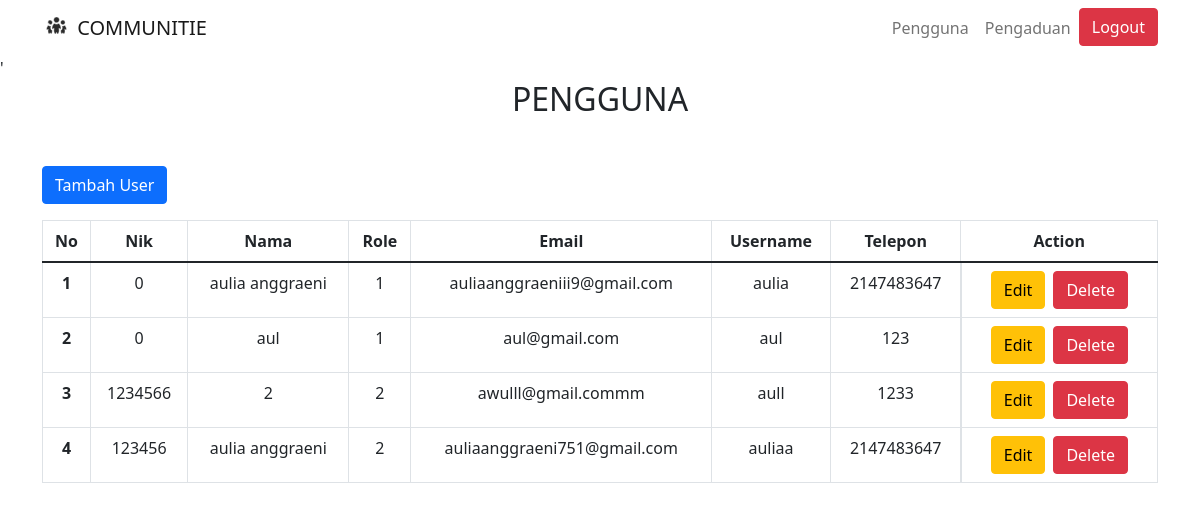
The app's page /view/adm/index.php (signed in) with its own data.
### tables this page shows
CREATE TABLE `users` (
  `id` int(11) NOT NULL,
  `role` int(11) NOT NULL,
  `nik` int(16) NOT NULL,
  `nama` varchar(25) NOT NULL,
  `email` varchar(50) NOT NULL,
  `username` varchar(25) NOT NULL,
  `telp` int(13) NOT NULL,
  `password` varchar(255) NOT NULL
);

### config/function.php (called while the page is built, shortened)
<?php
include 'koneksi.php';
function showData($query) {
    global $koneksi;
    $result = mysqli_query($koneksi, $query);
    $rows = [];
    while($row = mysqli_fetch_assoc($result)) {
        $rows[] = $row;
    }
    return $rows;
}
?>

### view/adm/index.php (the view, shortened to what this page needs)
<?php
include '../../config/koneksi.php';
include '../../config/function.php';
$result = showData("SELECT * FROM users");
?>
<!doctype html>
<html lang="en">
<head>
    <link href="https://cdn.jsdelivr.net/npm/bootstrap@5.1.3/dist/css/bootstrap.min.css" rel="stylesheet">
</head>
<body>
<?php include 'navbar.php'; ?>
<main>'
    <section>
        <div class="container">
            <div class="row">
                <h2 class="text-center mb-5">PENGGUNA</h2>
                <div class="col">
                    <a href="../../register.php" class="btn btn-primary mb-3">Tambah User</a>
                    <table class="table table-bordered">
                        <thead>
                            <tr>
                            <th scope="col" class="text-center">No</th>
                            <th scope="col" class="text-center">Nik</th>
                            <th scope="col" class="text-center">Nama</th>
                            <th scope="col" class="text-center">Role</th>
                            <th scope="col" class="text-center">Email</th>
                            <th scope="col" class="text-center">Username</th>
                            <th scope="col" class="text-center">Telepon</th>
                            <th scope="col" class="text-center">Action</th>
                            </tr>
                        </thead>
                        <tbody>
                            <?php $i = 1; ?>
                            <?php foreach($result as $row) : ?>
                            <tr>
                                <th class="text-center"><?= $i; ?></th>
                                <td class="text-center"><?= $row["nik"]; ?></td>
                                <td class="text-center"><?= $row["nama"]; ?></td>
                                <td class="text-center"><?= $row["role"]; ?></td>
                                <td class="text-center"><?= $row["email"]; ?></td>
                                <td class="text-center"><?= $row["username"]; ?></td>
                                <td class="text-center"><?= $row["telp"]; ?></td>
                                <td class="d-flex justify-content-center align-items-center">
                                    <a href="update-user.php?id=<?= $row["id"]; ?>" class="btn mx-1 btn-warning">Edit</a>
                                    <a href="delete.php?id=<?= $row["id"]; ?>" onclick="return confirm('Yakin?')" class="btn mx-1 btn-danger">Delete</a>
                                </td>
                            </tr>
                            <?php $i++; ?>
                            <?php endforeach; ?>
                        </tbody>
                        </table>
                </div>
            </div>
        </div>
    </section>
</main>
</body>
</html>

### view/adm/navbar.php (shortened to what this page needs)
<header>
    <nav class="navbar navbar-expand-lg navbar-light">
        <div class="container">
            <a class="navbar-brand" href="../../index.php">
                <img src="../../src/img/icon.svg" alt="" width="30" height="24" class="d-inline-block align-text-top">
                <span class="">COMMUNITIE</span>
            </a>
            <div class="collapse navbar-collapse" id="navbarSupportedContent">
                <ul class="navbar-nav ms-auto">
                    <li class="nav-item">
                        <a class="nav-link" aria-current="page" href="index.php">Pengguna</a>
                    </li>
                    <li class="nav-item">
                        <a class="nav-link" aria-current="page" href="pengaduan.php">Pengaduan</a>
                    </li>
                    <?php if(isset($_SESSION['login'])) : ?>
                    <li class="nav-item">
                        <a class="btn btn-danger" aria-current="page" href="../../logout.php">Logout</a>
                    </li>
                    <?php endif; ?>
                </ul>
            </div>
        </div>
    </nav>
</header>

### records on screen
users: nik "0", nama "aulia anggraeni", role "1", email "auliaanggraeniii9@gmail.com", username "aulia", telp "2147483647"
users: nik "0", nama "aul", role "1", email "aul@gmail.com", username "aul", telp "123"
users: nik "1234566", nama "2", role "2", email "awulll@gmail.commm", username "aull", telp "1233"
users: nik "123456", nama "aulia anggraeni", role "2", email "auliaanggraeni751@gmail.com", username "auliaa", telp "2147483647"
